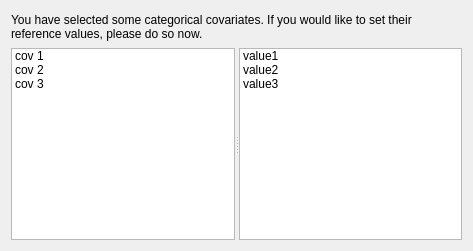
<?xml version="1.0" encoding="UTF-8"?>
<ui version="4.0">
 <class>WizardPage</class>
 <widget class="QWizardPage" name="WizardPage">
  <property name="geometry">
   <rect>
    <x>0</x>
    <y>0</y>
    <width>473</width>
    <height>251</height>
   </rect>
  </property>
  <property name="windowTitle">
   <string>Reference Values</string>
  </property>
  <property name="title">
   <string>Reference Value</string>
  </property>
  <property name="subTitle">
   <string>Choose reference value(s):</string>
  </property>
  <layout class="QVBoxLayout" name="verticalLayout">
   <item>
    <widget class="QLabel" name="label">
     <property name="text">
      <string>You have selected some categorical covariates. If you would like to set their reference values, please do so now.</string>
     </property>
     <property name="wordWrap">
      <bool>true</bool>
     </property>
    </widget>
   </item>
   <item>
    <widget class="QSplitter" name="splitter">
     <property name="orientation">
      <enum>Qt::Horizontal</enum>
     </property>
     <widget class="QListWidget" name="cov_listWidget">
      <item>
       <property name="text">
        <string>cov 1</string>
       </property>
      </item>
      <item>
       <property name="text">
        <string>cov 2</string>
       </property>
      </item>
      <item>
       <property name="text">
        <string>cov 3</string>
       </property>
      </item>
     </widget>
     <widget class="QListWidget" name="val_listWidget">
      <item>
       <property name="text">
        <string>value1</string>
       </property>
      </item>
      <item>
       <property name="text">
        <string>value2</string>
       </property>
      </item>
      <item>
       <property name="text">
        <string>value3</string>
       </property>
      </item>
     </widget>
    </widget>
   </item>
  </layout>
 </widget>
 <resources/>
 <connections/>
</ui>
